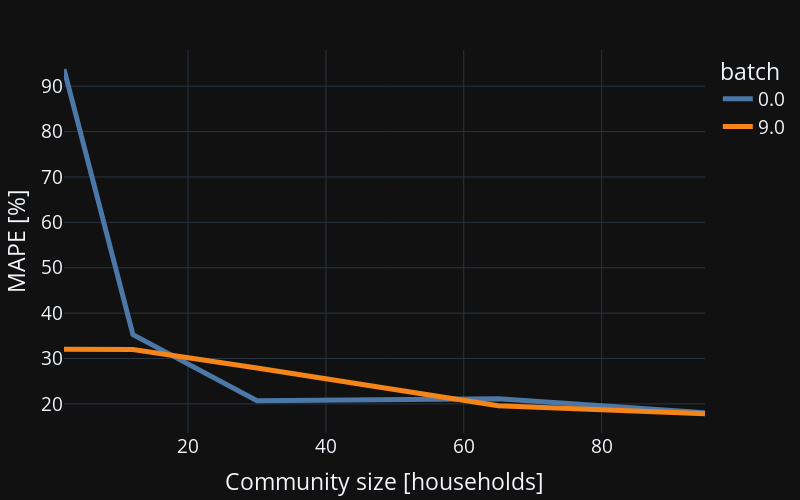
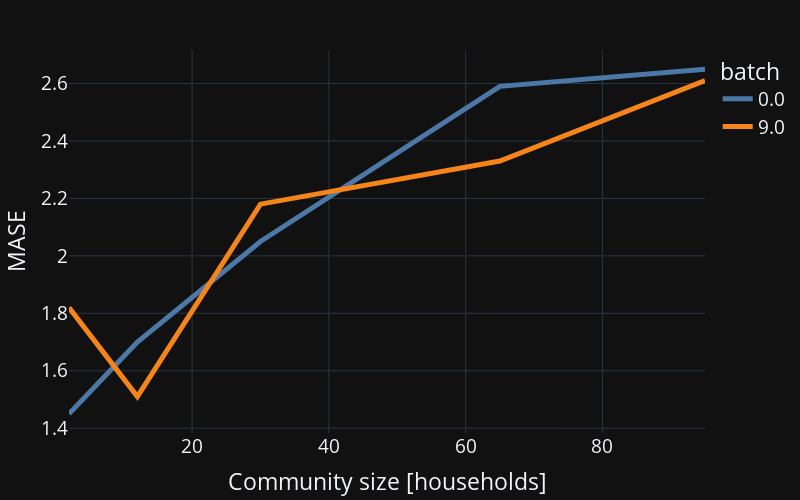
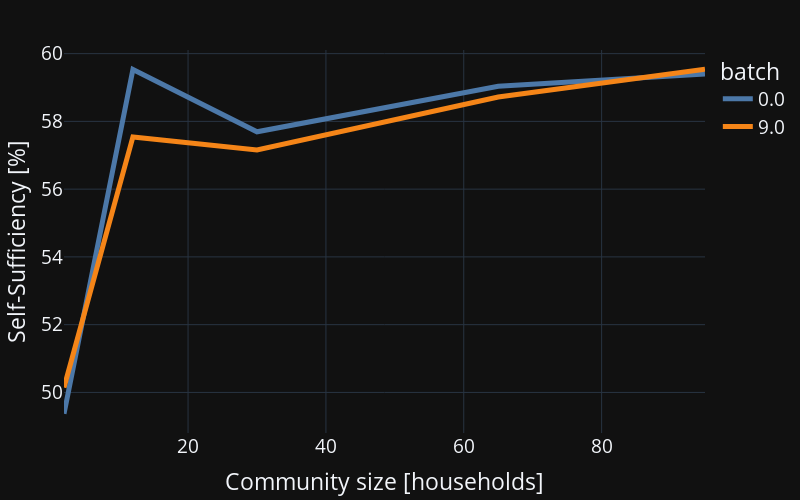

Notebook cell for these charts, in order:
### Code cell
# plot metrics as a function of nb houses
def plot_f_community_size(_df, y_name, y_label):
    fig = px.line(_df, x='index', y=y_name,
                  line_group='batch', color='batch')
    fig.update_layout(
        layout,
        height=500,
        width=800,
        showlegend=True,
        yaxis={'title': y_label})
    fig.update_xaxes({'title': 'Community size [households]'})
    fig.update_traces({'line': {'width' : 5}})
    fig.show()
plot_f_community_size(metrics, 'MAPE_%', 'MAPE [%]')
plot_f_community_size(metrics, 'MASE', 'MASE')
plot_f_community_size(metrics, 'ssuff_%', 'Self-Sufficiency [%]')

### Figure 1 — Plotly figure (JSON) as saved in the notebook; plotly's stock layout.template omitted (floating-point values rounded to 4 significant figures)
{"data": [{"hovertemplate": "batch=0.0<br>index=%{x}<br>MAPE_%=%{y}<extra></extra>", "legendgroup": "0.0", "line": {"color": "#4C78A8", "dash": "solid", "width": 5}, "mode": "lines", "name": "0.0", "orientation": "v", "showlegend": true, "type": "scatter", "x": [2, 12, 30, 65, 95], "xaxis": "x", "y": [93.75, 35.27, 20.7, 21.11, 18.06], "yaxis": "y"}, {"hovertemplate": "batch=9.0<br>index=%{x}<br>MAPE_%=%{y}<extra></extra>", "legendgroup": "9.0", "line": {"color": "#F58518", "dash": "solid", "width": 5}, "mode": "lines", "name": "9.0", "orientation": "v", "showlegend": true, "type": "scatter", "x": [2, 12, 30, 65, 95], "xaxis": "x", "y": [32.06, 31.96, 27.93, 19.58, 17.81], "yaxis": "y"}], "layout": {"font": {"size": 19}, "height": 500, "legend": {"title": {"text": "batch"}, "tracegroupgap": 0}, "margin": {"b": 10, "l": 20, "r": 50, "t": 50}, "showlegend": true, "width": 800, "xaxis": {"anchor": "y", "autorange": true, "domain": [0, 1], "range": [2, 95], "title": {"text": "Community size [households]"}, "type": "linear", "zerolinecolor": "white", "zerolinewidth": 2}, "yaxis": {"anchor": "x", "autorange": true, "domain": [0, 1], "range": [13.59, 97.97], "title": {"text": "MAPE [%]"}, "type": "linear", "zerolinecolor": "white", "zerolinewidth": 2}}}

### Figure 2 — Plotly figure (JSON) as saved in the notebook; plotly's stock layout.template omitted (floating-point values rounded to 4 significant figures)
{"data": [{"hovertemplate": "batch=0.0<br>index=%{x}<br>MASE=%{y}<extra></extra>", "legendgroup": "0.0", "line": {"color": "#4C78A8", "dash": "solid", "width": 5}, "mode": "lines", "name": "0.0", "orientation": "v", "showlegend": true, "type": "scatter", "x": [2, 12, 30, 65, 95], "xaxis": "x", "y": [1.45, 1.7, 2.05, 2.59, 2.65], "yaxis": "y"}, {"hovertemplate": "batch=9.0<br>index=%{x}<br>MASE=%{y}<extra></extra>", "legendgroup": "9.0", "line": {"color": "#F58518", "dash": "solid", "width": 5}, "mode": "lines", "name": "9.0", "orientation": "v", "showlegend": true, "type": "scatter", "x": [2, 12, 30, 65, 95], "xaxis": "x", "y": [1.82, 1.51, 2.18, 2.33, 2.61], "yaxis": "y"}], "layout": {"font": {"size": 19}, "height": 500, "legend": {"title": {"text": "batch"}, "tracegroupgap": 0}, "margin": {"b": 10, "l": 20, "r": 50, "t": 50}, "showlegend": true, "width": 800, "xaxis": {"anchor": "y", "autorange": true, "domain": [0, 1], "range": [2, 95], "title": {"text": "Community size [households]"}, "type": "linear", "zerolinecolor": "white", "zerolinewidth": 2}, "yaxis": {"anchor": "x", "autorange": true, "domain": [0, 1], "range": [1.383, 2.717], "title": {"text": "MASE"}, "type": "linear", "zerolinecolor": "white", "zerolinewidth": 2}}}

### Figure 3 — Plotly figure (JSON) as saved in the notebook; plotly's stock layout.template omitted (floating-point values rounded to 4 significant figures)
{"data": [{"hovertemplate": "batch=0.0<br>index=%{x}<br>ssuff_%=%{y}<extra></extra>", "legendgroup": "0.0", "line": {"color": "#4C78A8", "dash": "solid", "width": 5}, "mode": "lines", "name": "0.0", "orientation": "v", "showlegend": true, "type": "scatter", "x": [2, 12, 30, 65, 95], "xaxis": "x", "y": [49.37, 59.53, 57.69, 59.04, 59.4], "yaxis": "y"}, {"hovertemplate": "batch=9.0<br>index=%{x}<br>ssuff_%=%{y}<extra></extra>", "legendgroup": "9.0", "line": {"color": "#F58518", "dash": "solid", "width": 5}, "mode": "lines", "name": "9.0", "orientation": "v", "showlegend": true, "type": "scatter", "x": [2, 12, 30, 65, 95], "xaxis": "x", "y": [50.14, 57.54, 57.16, 58.72, 59.54], "yaxis": "y"}], "layout": {"font": {"size": 19}, "height": 500, "legend": {"title": {"text": "batch"}, "tracegroupgap": 0}, "margin": {"b": 10, "l": 20, "r": 50, "t": 50}, "showlegend": true, "width": 800, "xaxis": {"anchor": "y", "autorange": true, "domain": [0, 1], "range": [2, 95], "title": {"text": "Community size [households]"}, "type": "linear", "zerolinecolor": "white", "zerolinewidth": 2}, "yaxis": {"anchor": "x", "autorange": true, "domain": [0, 1], "range": [48.8, 60.11], "title": {"text": "Self-Sufficiency [%]"}, "type": "linear", "zerolinecolor": "white", "zerolinewidth": 2}}}
